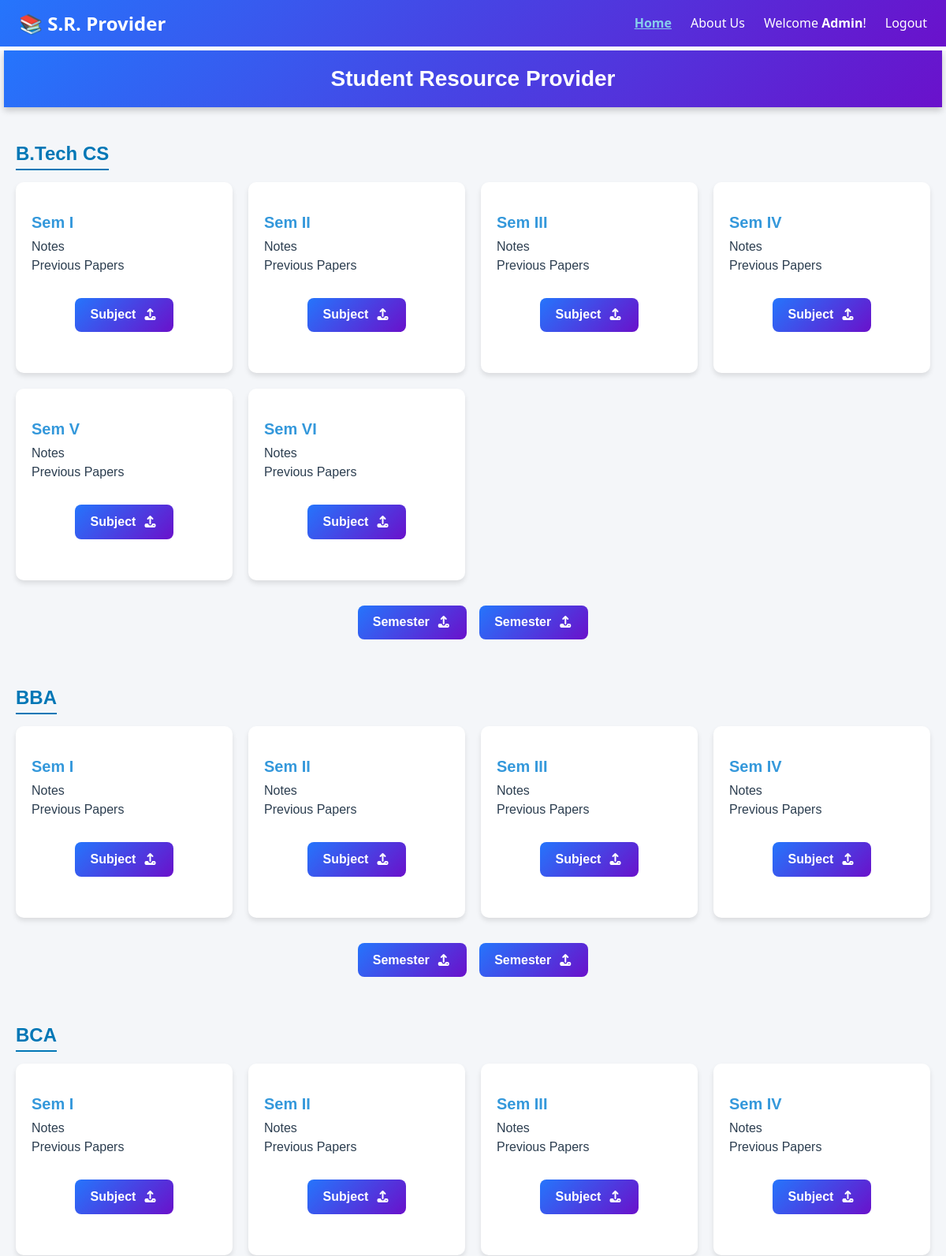
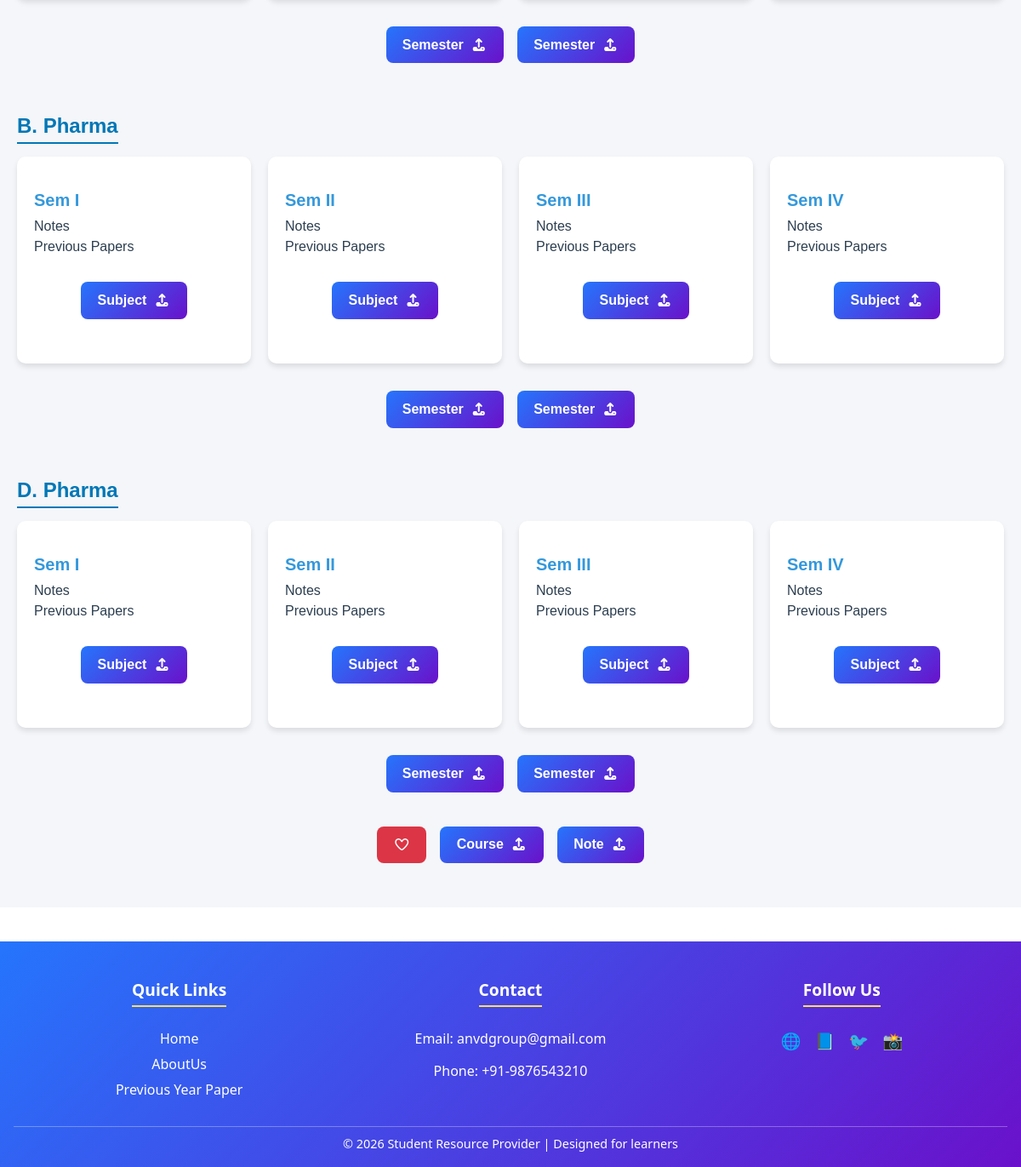
/ (signed in), run on the app's committed database (2 pictures, top to bottom).
### user_auth/models.py (models this page shows)
class CustomUser(AbstractUser):
   email = models.EmailField(unique=True)
   is_email_verified = models.BooleanField(default=False)
   email_otp = models.CharField(max_length=6, null=True, blank=True)
   otp_last_sent = models.DateTimeField(null=True, blank=True)

### resources/models.py (models this page shows, shortened)
class CourseModel(models.Model):
   user = models.ForeignKey(CustomUser,on_delete=models.CASCADE,related_name='cousre_model')
   course_id = models.UUIDField(primary_key=True,editable=False,default=uuid.uuid4)
   course_name = models.CharField(max_length=250,default='B.Tech CS')
   created_at = models.DateTimeField(auto_now=True)

class SemesterModel(models.Model):
    semester_id = models.UUIDField(primary_key=True,editable=False,default=uuid.uuid4)
    semester = models.CharField(choices=SEM_CHOISES,default='Sem I',max_length=10)
    course = models.ForeignKey(CourseModel,on_delete=models.CASCADE,related_name='semesters')

### user_auth/views.py (the view)
# urls.py: 2. Add a URL to urlpatterns:  path('', views.home, name='home')
def home(request):
    courses = CourseModel.objects.all()
    semesters = SemesterModel.objects.all()
    notes = Notes.objects.all()
    subjects = Subject.objects.all()
    units = Unit.objects.all()
    resources = {
        "courses":courses,
        'semesters':semesters,
        'notes':notes,
        'subjects':subjects,
        'units':units
    }
    return render(request, 'home.html',resources)

### user_auth/templates/home.html (shortened to what this page needs)
{% extends "base.html" %}
{% load static %}
{% block main %}
  <head>
      <link rel="stylesheet" href="{% static 'upload_btn.css' %}">
  </head>
<div class = "home-page">
  <header>Student Resource Provider</header>
<div class="container">
  {% for course in courses %}
  <div class="course-section" id = "{{course.course_name}}">
    <h2 class="course-title">{{course.course_name}}</h2>
    <div class="semester-grid">
      {% for sem in course.semesters.all  %}
      <div class="semester-card">
        <h3 class="semester-title">{{sem.semester}}</h3>
        <div class="links">
          <a href="{% url "notes" sem.semester_id %}">Notes</a>
          <a href="{% url "papers" %}">Previous Papers</a>
        </div>
        {% if courses %}
        {% if request.user.is_authenticated %}
        <div class = "actions">
              <button class="icon-btn upload"><a href = "{% url "upload_subject" sem.semester_id %}">Subject<i class="fa-solid fa-upload"></i></a></button>
        </div>
        {% endif %}
        {% endif %}
      </div>
      {% endfor %}
    </div>
    {% if request.user.is_superuser %}
      <div class="actions">
        <button class="icon-btn upload"><a href = "{% url "upload_semester" %}">Semester<i class="fa-solid fa-upload"></i></a></button>
        <button class="icon-btn upload"><a href = "{% url "upload_semester" %}">Semester<i class="fa-solid fa-upload"></i></a></button>
      </div>
    {%endif%}
  </div>
  {% endfor %}
  {% if request.user.is_superuser %}
  <div class="actions">
        <button class="icon-btn like"><i class="fa-regular fa-heart"></i></button>
        <button class="icon-btn upload"><a href = "{% url "upload_course" %}">Course<i class="fa-solid fa-upload"></i></a></button>
        <button class="icon-btn upload"><a href = "{% url "upload_note" %}">Note<i class="fa-solid fa-upload"></i></a></button>
  </div>
  {% endif %}
</div>
</div>
</html>
{% endblock main %}

### user_auth/templates/navbar.html (shortened to what this page needs)
  <nav class="navbar">
    <div class="logo" >
      <a href = "{% url "home" %}">
        <span>📚 S.R. </span>Provider
      </a>
    </div>
    <ul id="nav-links">
      <li><a {% if request.path == '/' %} style = "text-decoration:underline; font-weight:600; color:skyblue;" {% endif %} href="{% url "home" %}">Home</a></li>
      <li><a {% if request.path == '/about-us/' %} style = "text-decoration:underline; font-weight:600; color:skyblue;" {% endif %} href="{% url "about" %}">About Us</a></li>
      {% if not request.user.is_authenticated %}
      <li><a {% if request.path == '/register/' %} style = "text-decoration:underline; font-weight:600; color:skyblue;" {% endif %} href="{% url "register" %}">Register</a></li>
      <li><a {% if request.path == '/login/' %} style = "text-decoration:underline; font-weight:600; color:skyblue;" {% endif %} href="{% url "login" %}">Login</a></li>
      {% else %}
      <li style="color: #fff;">Welcome <a href = {% url "profile" request.user.pk %}><strong style = "text-transform: capitalize;">{{ request.user.username }}</strong>!</a></li>
      <li><a href="{% url "logout" %}">Logout</a></li>
      {% endif %}
    </ul>
  </nav>

### user_auth/static/upload_btn.css (style rules this page uses)
.home-page { font-family: Arial, sans-serif; margin: 0; background: #f4f6f9; color: #2c3e50; }
header { background: linear-gradient(135deg, #2575fc, #6a11cb); padding: 20px; text-align: center; margin:5px; color: #fff; font-size: 28px; font-weight: bold; box-shadow: 0 4px 8px rgba(0,0,0,0.2); }
.container { max-width: 1200px; margin: auto; padding: 20px; }
.course-section { margin-bottom: 40px; }
.course-title { font-size: 24px; margin-bottom: 15px; color: #0077b6; border-bottom: 2px solid #0077b6; display: inline-block; padding-bottom: 5px; }
.semester-grid { display: grid; grid-template-columns: repeat(auto-fit, minmax(220px, 1fr)); gap: 20px; }
.semester-card { background: #fff; border-radius: 10px; padding: 20px; box-shadow: 0 4px 6px rgba(0,0,0,0.1); transition: transform 0.2s ease, box-shadow 0.2s ease; }
.semester-title { font-size: 20px; margin-bottom: 10px; color: #3498db; }
.links a { display: block; margin: 6px 0; text-decoration: none; color: #2c3e50; font-weight: 500; transition: color 0.2s ease; }
.actions { display: flex; flex-wrap: wrap; gap: 1rem; justify-content: center; margin: 2rem 0; }
.icon-btn { background: linear-gradient(135deg, #2575fc, #6a11cb); border: none; border-radius: 8px; padding: 0.8rem 1.2rem; color: #fff; font-size: 1rem; cursor: pointer; transition: all 0.3s ease; display: flex; align-items: center; justify-content: center; }
.icon-btn a { color: #fff; text-decoration: none; font-weight: 600; display: flex; align-items: center; gap: 0.5rem; }
.icon-btn.like { background: #dc3545; }
.icon-btn.upload { background: linear-gradient(135deg, #2575fc, #6a11cb); }

### user_auth/templates/navbar.html (style rules this page uses)
body { margin: 0; font-family: 'Segoe UI', Tahoma, Geneva, Verdana, sans-serif; }
.navbar { display: flex; justify-content: space-between; position:sticky; top:0px; z-index:200; align-items: center; background: linear-gradient(135deg, #2575fc, #6a11cb); padding: 0.8rem 1.5rem; color: #fff; }
.navbar .logo { font-size: 1.5rem; font-weight: bold; }
.navbar ul { list-style: none; display: flex; margin: 0; padding: 0; }
.navbar ul li { margin-left: 1.5rem; }
.navbar ul li a { text-decoration: none; color: #fff; font-size: 1rem; transition: color 0.3s ease; }
.logo { font-family: "Segoe UI", Arial, sans-serif; font-size: 1.4rem; font-weight: 600; }
.logo a { text-decoration: none; color: white; transition: color 0.3s ease; }

### data on the page
CustomUser: user.username "Admin"
CourseModel: course_name "B.Tech CS"
SemesterModel: semester "Sem I"
SemesterModel: semester "Sem II"
SemesterModel: semester "Sem III"
SemesterModel: semester "Sem IV"
SemesterModel: semester "Sem V"
SemesterModel: semester "Sem VI"
CourseModel: course_name "BBA"
SemesterModel: semester "Sem I"
SemesterModel: semester "Sem II"
SemesterModel: semester "Sem III"
SemesterModel: semester "Sem IV"
CourseModel: course_name "BCA"
SemesterModel: semester "Sem I"
SemesterModel: semester "Sem II"
SemesterModel: semester "Sem III"
SemesterModel: semester "Sem IV"
CourseModel: course_name "B. Pharma"
SemesterModel: semester "Sem I"
SemesterModel: semester "Sem II"
SemesterModel: semester "Sem III"
SemesterModel: semester "Sem IV"
CourseModel: course_name "D. Pharma"
SemesterModel: semester "Sem I"
SemesterModel: semester "Sem II"
SemesterModel: semester "Sem III"
SemesterModel: semester "Sem IV"
